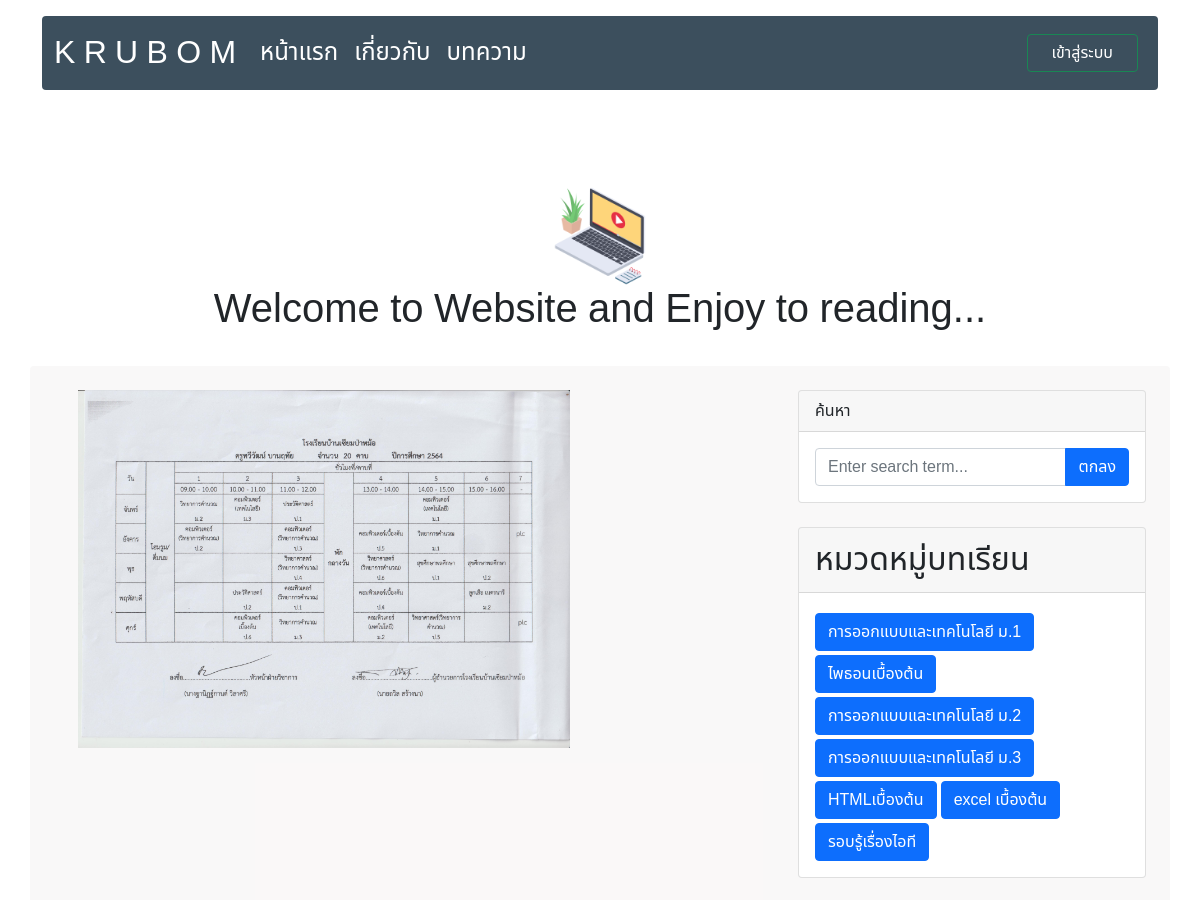
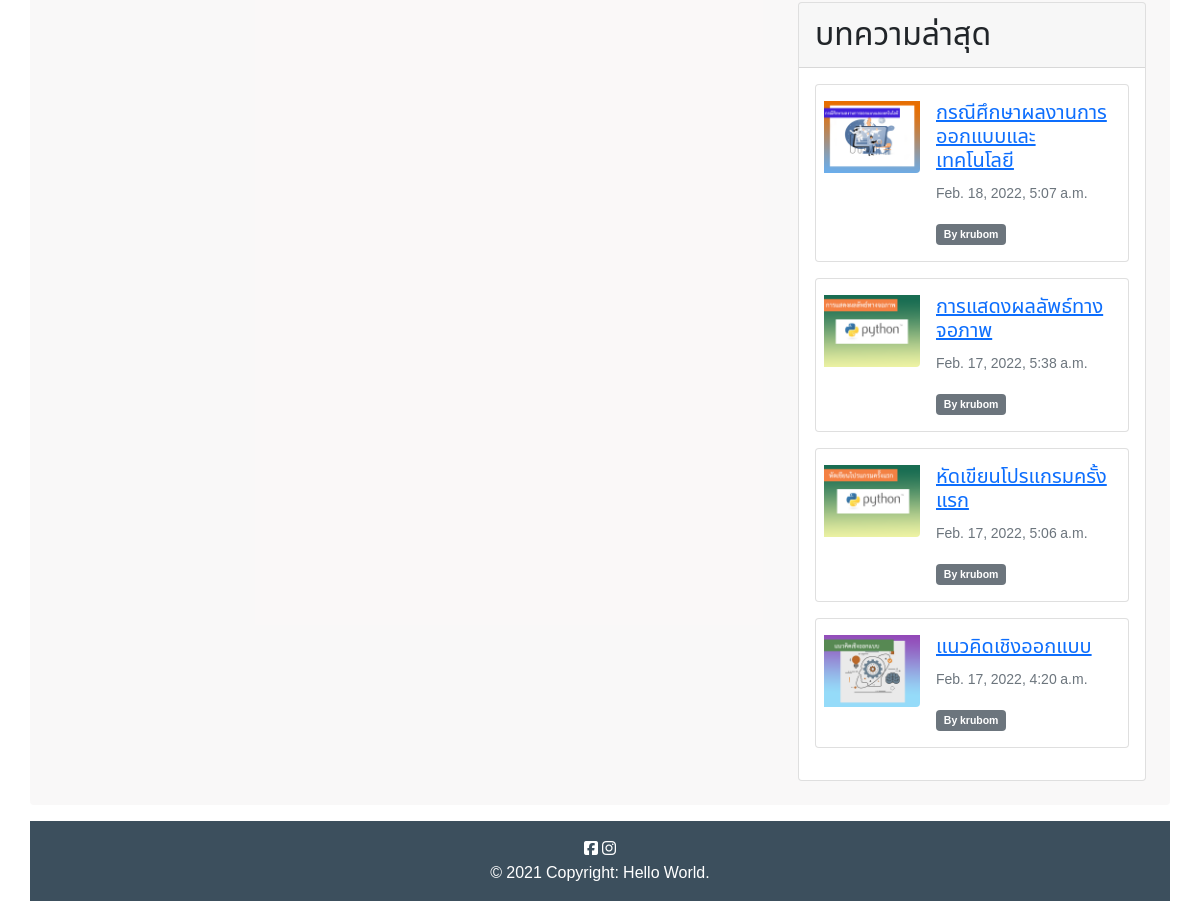
Screenshot of /table with the database file from the repository (2 pictures, top to bottom).
### category/models.py (models this page shows, shortened)
class Category(models.Model):
    name = models.CharField(max_length=200,unique=True)
    slug = models.SlugField(unique=True,default=uuid.uuid1)
    def get_url(self):
        return reverse('category', args=[self.slug])

### blog/models.py (models this page shows, shortened)
class Blogs(models.Model):
    name = models.CharField(max_length=255)
    slug = models.SlugField(unique=True)
    description = models.TextField()
    content = RichTextUploadingField(verbose_name='content')
    category = models.ForeignKey(Category,on_delete=models.CASCADE)
    writer = models.CharField(max_length=255)
    views = models.IntegerField(default=0)
    images = models.ImageField(upload_to="blogImages",blank=True)
    create = models.DateTimeField(auto_now_add=True)
    grade = models.CharField(max_length=50)
    def get_url(self):
        return reverse('blogdetail', args=[self.slug])

### blog/views.py (the view)
# urls.py: path('table',onlyme,name="onlyme"),
def onlyme(request):
    return render(request,'onlyme.html' )

### blog/context_processors.py (called while the page is built)
def category_link(request):
    links = Category.objects.all()
    last = Blogs.objects.all().order_by('-pk')
    return dict(link=links)

def last_blog(request):
    last = Blogs.objects.all().order_by('-pk')[:4]
    blogs = Blogs.objects.all()
    return dict(last=last,blogs=blogs)

### blog/templates/onlyme.html (shortened to what this page needs)
{% extends 'layout.html' %}
{% load static %}
{% block content %}
<div class="col-md-9 ">
    <div class="container-fluid ">
        <div class="row">
            <div class="col-md-12 ">
                <img src="{% static '../media/pictures/table_of_teach.jpg' %}" class="mx-auto d-block img-fluid">
            </div>
        </div>
    </div>
</div>
{% endblock %}

### blog/templates/layout.html (shortened to what this page needs)
{% load static %}
<!DOCTYPE html>
<html lang="en">
<head>
    <link href="https://cdn.jsdelivr.net/npm/bootstrap@5.1.3/dist/css/bootstrap.min.css" rel="stylesheet">
	<link rel="stylesheet" type="text/css" href="{% static 'css/custom.css' %}">
</head>
<body style="font-family: 'Noto Sans Thai', sans-serif;">
	<div class="container mt-3">
		<nav class="navbar navbar-expand-lg navbar-dark  rounded" aria-label="Eleventh navbar example" style="background-color: hsl(206, 21%, 30%);">
			<div class="container-fluid">
			<a class="navbar-brand fs-2" href="#">K R U B O M</a>
			<div class="collapse navbar-collapse" id="navbarsExample09">
				<ul class="navbar-nav me-auto mb-2 mb-lg-0">
				<li class="nav-item">
					<a class="a nav-link active fs-4" aria-current="page" href="{% url 'index' %}">หน้าแรก</a>
				</li>
				<li class="nav-item">
					<a class="a nav-link active fs-4" aria-current="page" href="{% url 'about' %}">เกี่ยวกับ</a>
				</li>
				<li class="nav-item">
					<a class="a nav-link active fs-4" aria-current="page" href="{% url 'index' %}">บทความ</a>
				</li>
				</ul>
				{% if user.is_authenticated %}
					<a class=" nav-link active text-decoration-none text-white" aria-current="page" href="{% url 'index-dash' %}">ยินดีต้อนรับ {{ user.first_name }}</a>
					<a href="{% url 'logout' %}"><button class="btn btn-outline-danger px-4 me-2 text-white">ออกจากระบบ</button></a>
				{%else%}
					<a href="{% url 'login' %}"><button class="btn btn-outline-success px-4 me-2 text-white">เข้าสู่ระบบ</button></a>
				{% endif %}
			</div>
			</div>
		</nav>
	</div>
<section class="container mt-5">
	<div class="container text-center">
		<img src="{% static 'images/video-tutorials.png' %}" class="mt-5" width="100">
		<h1 class="justify-content-center">Welcome to Website and Enjoy to reading...</h1>
	</div>
</section><br>
<section class="container pt-4 rounded rou box-shadow" style="background-color: rgba(247, 245, 245, 0.674);">
	<div class="container">
		<div class="row">
			<div class="col-lg-8">
				{% block content %}
				{% endblock %}
			</div>
			<div class="col-lg-4">
				<div class="card mb-4">
					<div class="card-header">ค้นหา</div>
					<div class="card-body">
						<div class="input-group">
							<input class="form-control" type="text" placeholder="Enter search term..." aria-label="Enter search term..." aria-describedby="button-search" />
							<button class="btn btn-primary" id="button-search" type="button">ตกลง</button>
						</div>
					</div>
				</div>
				<div class="card mb-4">
					<div class="card-header fs-2">หมวดหมู่บทเรียน</div>
					<div class="card-body">
						<div class="row">
							<div class="col-sm-12">
								<ul class="list-unstyled mb-0">
									{% for cate in link %}
										<a href="{{ cate.get_url }}"><button class="btn btn-primary mt-1">{{ cate.name}}</button></a>
									{% endfor %}
								</ul>
							</div>
						</div>
					</div>
				</div>
				<div class="card mb-4">
					<div class="card-header fs-2">บทความล่าสุด</div>
					<div class="card-body">
						<div class="row">
							{% for cate in last %}
							<div class="col-sm-12">
								<div class="card mb-3 " style="max-width: 540px;">
									<div class="row g-0">
									  <div class="col-md-4">
										<a href="{{ cate.get_url }}"><img src="{{ cate.images.url }}" class="img-fluid rounded pt-3 ps-2	" alt="..."></a>
									  </div>
									  <div class="col-md-8">
										<div class="card-body">
											<a href="{{ cate.get_url }}"><h5 class="card-title">{{ cate.name }}</h5></a>
										  <p class="card-text"><small class="text-muted">{{ cate.create }}</small></p>
										  <p class="card-text badge bg-secondary"><small class="text-white">By {{ cate.writer }}</small></p>
										</div>
									  </div>
									</div>
								</div>
							</div>
							{% endfor %}
						</div>
					</div>
				</div>
			</div>
		</div>
	</div>
</section>
<div class="container mt-3" style="background-color: hsl(206, 21%, 30%);";">
	<footer class=" text-center text-white">
		<div class="text-center p-3">
			<i class="fa fa-facebook-square" aria-hidden="true"></i>
			<i class="fa fa-instagram" aria-hidden="true"></i><br>© 2021 Copyright:
			<a class="text-white text-decoration-none" href="#">Hello World.</a>
		</div>
	</footer>
</div>
</body>
</html>

### blog/templates/layout.html (style rules this page uses)
.a { position: relative; color: rgb(255, 255, 255); text-decoration: none; }
.a::before { content: ""; position: absolute; display: block; width: 100%; height: 2px; bottom: 0; left: 0; background-color: rgb(255, 255, 255); transform: scaleX(0); transition: transform 0.3s ease; }

### rows the page displays
Category: name "การออกแบบและเทคโนโลยี ม.1"
Category: name "ไพธอนเบื้องต้น"
Category: name "การออกแบบและเทคโนโลยี ม.2"
Category: name "การออกแบบและเทคโนโลยี ม.3"
Category: name "HTMLเบื้องต้น"
Category: name "excel เบื้องต้น"
Category: name "รอบรู้เรื่องไอที"
Blogs: images (picture), name "กรณีศึกษาผลงานการออกแบบและเทคโนโลยี", create "Feb. 18, 2022, 5:07 a.m.", writer "krubom"
Blogs: images (picture), name "การแสดงผลลัพธ์ทางจอภาพ", create "Feb. 17, 2022, 5:38 a.m.", writer "krubom"
Blogs: images (picture), name "หัดเขียนโปรแกรมครั้งแรก", create "Feb. 17, 2022, 5:06 a.m.", writer "krubom"
Blogs: images (picture), name "แนวคิดเชิงออกแบบ", create "Feb. 17, 2022, 4:20 a.m.", writer "krubom"
